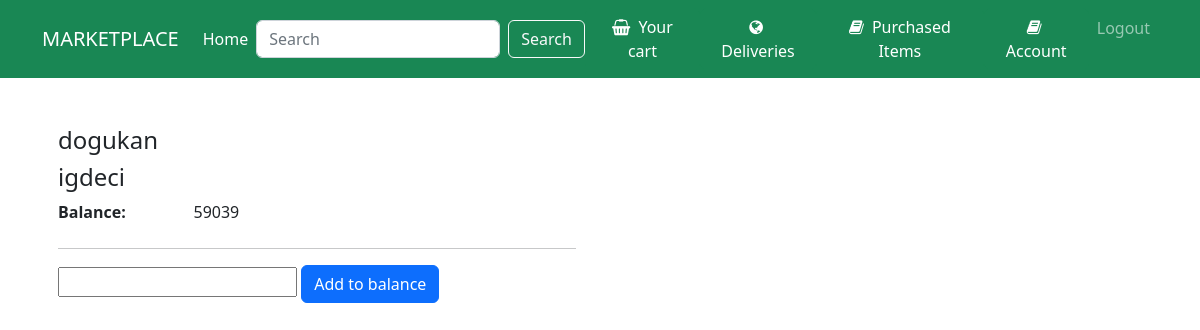
Before: /account/ (signed in) with the older database file.
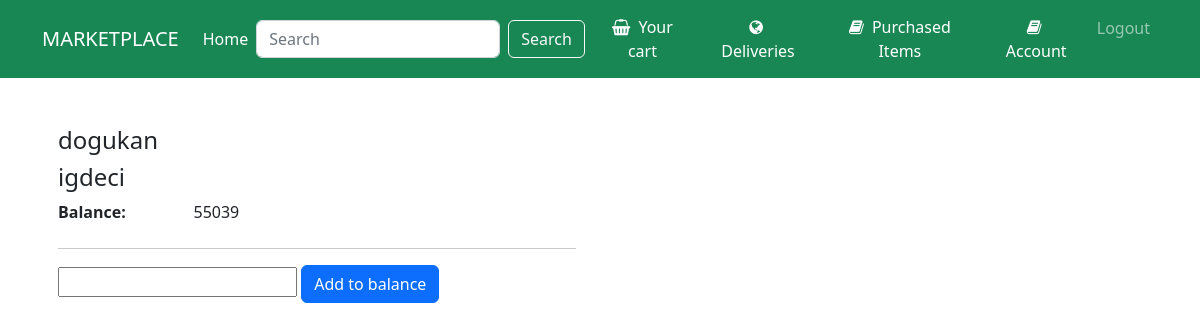
After: the same page with the newer database file.
### Main/models.py (models this page shows, shortened)
class Account(models.Model):
    ID = models.IntegerField(primary_key=True,unique=True,default=0)
    user = models.ForeignKey(Users,related_name="account",on_delete=models.CASCADE)
    balance = models.IntegerField(default=0)
    class Meta:
        verbose_name_plural = "Accounts"

### Product/models.py (models this page shows, shortened)
class Users(AbstractBaseUser,PermissionsMixin):
    username_validator = UnicodeUsernameValidator()
    ID = models.AutoField(primary_key=True)
    email = models.EmailField(blank=True,default='')
    first_name = models.CharField(max_length=150,default='',blank=True)
    last_name = models.CharField(max_length=150,default='',blank=True)
    is_active = models.BooleanField(default=True,help_text=
            "Designates whether this user should be treated as active. "
            "Unselect this instead of deleting accounts."
    )
    is_superuser = models.BooleanField(default=False)
    is_staff = models.BooleanField(default=False,help_text="Designates whether the user can log into this admin site.")
    username = models.CharField(max_length=150,
        unique=True,
        help_text=(
            "Required. 150 characters or fewer. Letters, digits and @/./+/-/_ only."
        ),
        validators=[username_validator],
        error_messages={
            "unique": "A user with that username already exists.",
        }
    )
    tax_ID = models.IntegerField(default=0)
    home_address = models.TextField(blank=True,null=True)
    role = models.CharField(max_length=100,default='customer')
    date_joined = models.DateTimeField(default=timezone.now)
    last_login = models.DateTimeField(blank=True,null=True)
    objects = MyUserManager()
    REQUIRED_FIELDS = []
    USERNAME_FIELD = "username"
    class Meta:
        verbose_name = 'User'
        verbose_name_plural = 'Users'

### Main/views.py (the view)
# urls.py: path("account/",views.accounts,name = "account"),
@login_required
def accounts(request):
    if request.method == "POST":
        entered_balance = int(request.POST.get("balance"))
        accounts= Account.objects.filter(user = request.user)
        account = accounts[0]
        account.balance += entered_balance
        account.save()
        return render(request,"account.html",{"accounts":accounts})
    else:
        accounts = Account.objects.filter(user = request.user)
        return render(request,"account.html",{"accounts":accounts})

### Main/templates/account.html (shortened to what this page needs)
{% extends 'base.html' %}
{% load static %}
{% block link %}
<link rel="stylesheet" type="text/css" href="{% static 'detail.css' %}">
{% endblock %}
{% block content %}
{% if request.user.is_authenticated %}
<section class="py-5">
    <div class="container">
        <div class="row gx-5">
            {% for account in accounts %}
            <main class="col-lg-6">
                <div class="ps-lg-3">
                    <h4 class="title text-dark">
                        {{account.user.first_name}}
                    </h4>
                    <h4 class="title text-dark">
                        {{account.user.last_name}}
                    </h4>
                    <div class="row">
                        <dt class="col-3">Balance:</dt>
                        <dd class="col-9">{{account.balance}}</dd>
                    </div>
                    <hr />
                    <form method="post" action="{% url 'account' %}">
                        <input name="balance" type="text">
                        <button class="btn btn-primary" type="submit">Add to balance</button>
                    </form>
                </div>
            </main>
            {% endfor %}
        </div>
    </div>
</section>
{% else %}
<h5 class="alert-heading col-lg-10"> You are not logged in.Please log in yo see your account</h5>
{% endif %}
{% endblock %}

Changed rows visible on the page:
changed Account "dogukan": balance "59039" → "55039"
